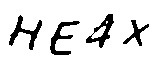
#> input picture result.jpg, 160 x 70 px
$ python CropTest.py
#> lines starting #> are read from the running program, lines starting #| are printed output that depends on the picture
# -*- coding: utf-8 -*-
from PIL import Image

img = Image.open('result.jpg')
#> img is the input picture: PIL image 160x70 L; min 0, max 255, mean 228

print(img.size)
#| (160, 70)

img1 = img.crop((0, 0, 45, 70))
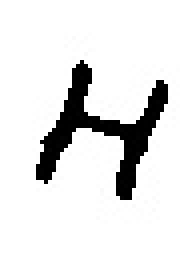
#> img1: PIL image 45x70 L (shown 4 times larger); min 0, max 255, mean 227.6
# img1.show()

img2 = img.crop((45, 0, 85, 70))
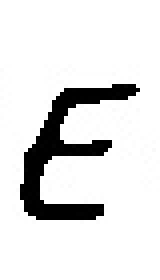
#> img2: PIL image 40x70 L (shown 4 times larger); min 0, max 255, mean 225.3
# img2.show()

img3 = img.crop((85, 0, 122, 70))
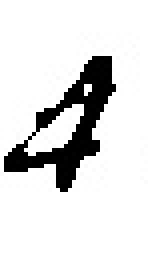
#> img3: PIL image 37x70 L (shown 4 times larger); min 0, max 255, mean 223.7
# img3.show()

img4 = img.crop((122, 0, 160, 70))
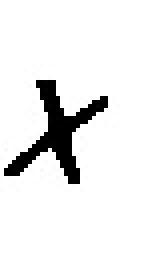
#> img4: PIL image 38x70 L (shown 4 times larger); min 0, max 255, mean 235.6
img4.show()
